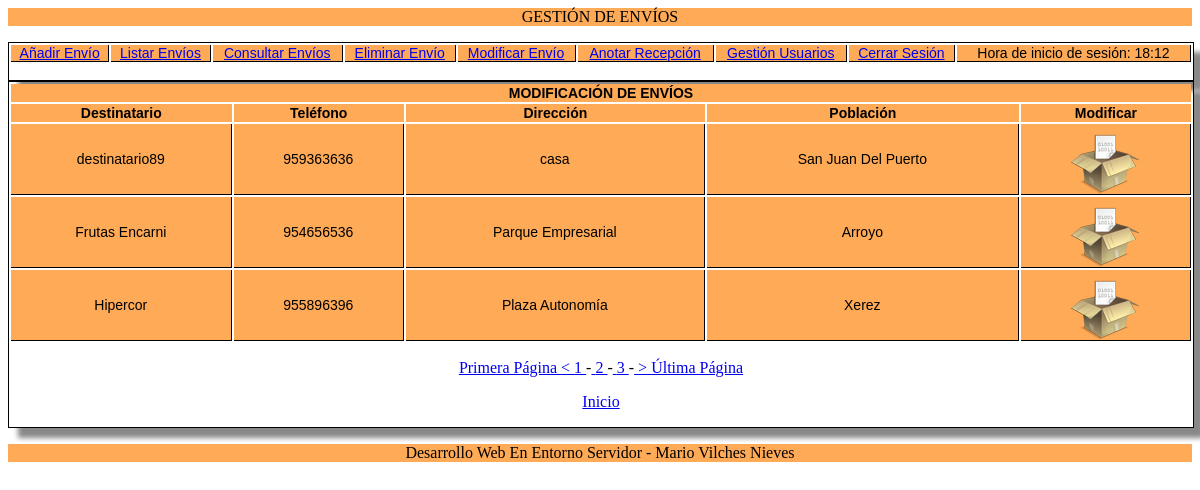
Page /index.php?action=modificar&pag=2 (signed in) on the committed database.
### tables this page shows
CREATE TABLE IF NOT EXISTS `envio` (
`cod_envio` tinyint(4) NOT NULL,
  `destinatario` varchar(40) NOT NULL,
  `telefono` varchar(9) NOT NULL,
  `direccion` varchar(40) DEFAULT NULL,
  `poblacion` varchar(30) NOT NULL,
  `postal` varchar(5) NOT NULL,
  `provincia` char(2) NOT NULL,
  `email` varchar(30) NOT NULL,
  `estado` varchar(15) DEFAULT NULL,
  `creacion` date NOT NULL,
  `entrega` date NOT NULL,
  `observaciones` varchar(90) DEFAULT NULL
);

### app/models/clase_DB.php (called while the page is built, shortened)
<?php
Class Db {
	private $link;
	static $_instance;
	public static function getInstance(){
		if (!(self::$_instance instanceof self)){
			self::$_instance=new self();
		}
		return self::$_instance;
	}
	private function Conectar($conf)
	{
		$this->link=new mysqli($conf['servidor'], $conf['usuario'], $conf['password']);
		$this->link->select_db($conf['base_datos']);
		$this->link->query("SET NAMES 'utf8'");
	}
	public function Consulta($sql)
	{
		$this->result=$this->link->query($sql);
		return $this->result;
	}
	public function LeeRegistro($result=NULL)
	{
		$this->regActual=$result->fetch_array();
		return $this->regActual;
	}
}

### app/models/clase_envios.php (called while the page is built, shortened)
<?php
include_once 'clase_DB.php';
class ClaseEnvios
{
private $instancia_conexion;
	public function __construct()
	{
		$this->instancia_conexion=Db::getInstance();
	}
	public function numero_envios(){
		$sql_envios = "select count(*) as total from envio;";
		$stmt2 = $this->instancia_conexion->Consulta($sql_envios);
		while ($registro = $this->instancia_conexion->LeeRegistro($stmt2))
		{
			$num_envios[]=$registro['total'];
		}
		return $num_envios;
	}
	public function ListarRango($inicio, $cantidad){
		$sql_envios = $sql_envios ='select *,tbl_provincias.nombre as prov from envio,tbl_provincias where envio.provincia=tbl_provincias.cod order by envio.destinatario limit '.$inicio.','.$cantidad.';';
		$stmt2 = $this->instancia_conexion->Consulta($sql_envios);
		while ($registro = $this->instancia_conexion->LeeRegistro($stmt2))
		{
			$envios[]=$registro;
		}
		return $envios;
	}
}

### app/views/modificar_envios.php (the view)
<div class="tabla">
	<table>
		<tr><th colspan="5">MODIFICACIÓN DE ENVÍOS</th></tr>
		<tr><th>Destinatario</th><th>Teléfono</th><th>Dirección</th><th>Población</th><th>Modificar</th></tr>
		<?php foreach ($envios as $envio): ?>
 			<tr>
   			<td><?php echo $envio['destinatario'] ?></td>
   			<td><?php echo $envio['telefono'] ?></td>
   			<td><?php echo $envio['direccion'] ?></td>
   			<td><?php echo $envio['poblacion'] ?></td>
   			<td><a href="index.php?action=envio_modificar&id=<?php echo $envio['cod_envio']; ?>"><img src="Assets/img/modificar.png"/></a></td>
 			</tr>
		<?php endforeach; ?>
	</table>
	<p align="center"><?php $this->MuestraPaginador($numPag, $totalPaginas, $fichero); ?></p>
	<p align="center"><a href="index.php">Inicio</a></p>
</div>

### index.php (shortened to what this page needs)
<?php
include_once 'app/controllers/FrontalCtrl.php';
if (isset($_SESSION['dentro']))
{
	include 'app/views/top_page.php';
	include 'app/views/encabezado.php';
	$controlador_frontal=new FrontalCtrl();
	$controlador_frontal->Run();
include('app/views/pie.php');
}
else
{
	$controlador_frontal=new FrontalCtrl();
	$controlador_frontal->Run();
}

### app/views/top_page.php (shortened to what this page needs)
<html>
<head>
	<LINK href='Assets/css/estilo.css' type=text/css rel=stylesheet>
	<LINK href='Assets/css/estilo2.css' type=text/css rel=stylesheet>
</head>
<body>
<div id="wrapper">

### app/views/encabezado.php
<div id="encabezado" class="encabezado" align="center">
<p>GESTIÓN DE ENVÍOS</p>
</div>
	<div class="tabla">
		<form id="form1" name="menu" method="post" action="controlador_mostrar.php">
			<table>
				<tr>
					<td><a href="index.php?action=nuevo">Añadir Envío</a></td>
					<td><a href="index.php?action=listar">Listar Envíos</a></td>
					<td><a href="index.php?action=consultar">Consultar Envíos</a></td>
					<td><a href="index.php?action=borrar">Eliminar Envío</a></td>
					<td><a href="index.php?action=modificar">Modificar Envío</a></td>
					<td><a href="index.php?action=recepcion">Anotar Recepción</a></td>
					<td><a href="index.php?action=gestion_usuarios">Gestión Usuarios</a></td>
					<td><a href="index.php?action=cerrar">Cerrar Sesión</a></td>
					<td><?php echo ("Hora de inicio de sesión: ".$_SESSION['tiempo'])?></td>
				</tr>
			</table>
		</form>
	</div>

### app/controllers/FrontalCtrl.php (shortened to what this page needs)
<?php
include_once 'app/models/clase_envios.php';
include_once 'app/controllers/EnviosCtrl.php';
class FrontalCtrl
{
	public function Run()
	{
		$map = array(
				'menu' => array('controller' =>'EnviosCtrl', 'action' =>'Menu'),
				'nuevo' => array('controller' =>'EnviosCtrl', 'action' =>'Nuevo'),
				'listar' => array('controller' =>'EnviosCtrl', 'action' =>'Listar'),
				'borrar' => array('controller' =>'EnviosCtrl', 'action' =>'Borrar'),
				'confirmar' => array('controller' =>'EnviosCtrl', 'action' =>'ConfirmarBorrado'),
				'consultar' => array('controller' =>'EnviosCtrl', 'action' =>'Consultar'),
				'recepcion' => array('controller' =>'EnviosCtrl', 'action' =>'Recepcion'),
				'nueva_recepcion' => array('controller' =>'EnviosCtrl', 'action' =>'NuevaRecepcion'),
				'modificar' => array('controller' =>'EnviosCtrl', 'action' =>'Modificar'),
				'envio_modificar' => array('controller' =>'EnviosCtrl', 'action' =>'EnvioModificar'),
				'login' => array('controller' =>'UsuarioCtrl', 'action' =>'CargarLogin'),
				'validar' => array('controller' =>'UsuarioCtrl', 'action' =>'Validar'),
				'gestion_usuarios' => array('controller' =>'UsuarioCtrl', 'action' =>'GestionUsuarios'),
				'nuevo_usuario' => array('controller' =>'UsuarioCtrl', 'action' =>'NuevoUsuario'),
				'confirmar_borrado_usu' => array('controller' =>'UsuarioCtrl', 'action' =>'ConfirmarBorradoUsu'),
				'usuario_modificar' => array('controller' =>'UsuarioCtrl', 'action' =>'UsuarioModificar'),
				'cerrar' => array('controller' =>'UsuarioCtrl', 'action' =>'Cerrar')
		);
		if (isset($_GET['action'])) {
			if (isset($map[$_GET['action']])) {
				$ruta = $_GET['action'];
			} else {
				header('Status: 404 Not Found');
				echo '<html><body><h1>Error 404: No existe la ruta <i>' .
						$_GET['ctl'] .
						'</p></body></html>';
				exit;
			}
		}
		$controlador = $map[$ruta];
		if (method_exists($controlador['controller'],$controlador['action'])) {
			call_user_func(array(new $controlador['controller'], $controlador['action']));
		}
	}
}

### app/controllers/EnviosCtrl.php (shortened to what this page needs)
<?php
class EnviosCtrl
{
	private $OperacionEnvios;
	public function __construct(){
		$this->OperacionEnvios=new ClaseEnvios();
	}
	public function CalcularPagina($fichero){
		if (isset($_GET['pag'])){
			$numPag=$_GET['pag'];
		}
		else {
			$numPag=1;
		}
		$totalRegistros = $this->OperacionEnvios->numero_envios();
		$registrosPagina = 3;
		$totalPaginas=ceil($totalRegistros[0]/$registrosPagina);
		$numRegInicio=($numPag-1)*$registrosPagina;
		$envios = $this->OperacionEnvios->ListarRango($numRegInicio, $registrosPagina);
		$datos['envios'] = $envios;
		$datos['numPag'] = $numPag;
		$datos['totalPaginas'] = $totalPaginas;
		return $datos;
	}
	function MuestraPaginador($pag_actual, $nPags, $url){
		echo $this->EnlaceAPagina($url, 1, 'Primera Página');
		if($pag_actual>1)
		{
			echo $this->EnlaceAPagina($url, $pag_actual-1, '<');
		}
		for($pag=1; $pag<=$nPags; $pag++)
		{
		echo $this->EnlaceAPagina($url, $pag, $pag);
		echo "-";
		}
		if($pag_actual<$nPags)
		{
			echo $this->EnlaceAPagina($url, $pag_actual+1, '>');
		}
		echo $this->EnlaceAPagina($url, $nPags, 'Última Página');
	}
	function EnlaceAPagina($url, $pag, $texto)
	{
		return '<a href=" '.$url.'&pag='.$pag.' " id="linkPaginador" >'.'  '.$texto.'  '.'</a> ';
	}
	public function Modificar()
	{
		$fichero = 'index.php?action=modificar';
		$datos = $this->CalcularPagina($fichero);
		$envios = $datos['envios'];
		$numPag = $datos['numPag'];
		$totalPaginas = $datos['totalPaginas'];
		include 'app/views/modificar_envios.php';
	}
}

### app/views/pie.php
<div id="footer" class="footer">
<p align="center">Desarrollo Web En Entorno Servidor - Mario Vilches Nieves</p>
</div>
</div>
</body>
</html>

### Assets/css/estilo.css (style rules this page uses)
.tabla { margin:0px;padding:0px; width:100%; box-shadow: 10px 10px 5px #888888; border:1px solid #000000; }
.tabla table { width:100%; }
.tabla tr,td { background-color:#ffaa56; border:1px solid #000000; border-width:0px 1px 1px 0px; text-align:center; padding:0px; font-size:14px; font-family:Arial; font-weight:normal; color:#000000; }
.footer { background-color:#ffaa56; }

### Assets/css/estilo2.css (style rules this page uses)
.tabla { margin:0px;padding:0px; width:100%; box-shadow: 10px 10px 5px #888888; border:1px solid #000000; }
.tabla table { width:100%; }
.tabla tr,td { background-color:#ffaa56; border:1px solid #000000; border-width:0px 1px 1px 0px; text-align:center; padding:0px; font-size:14px; font-family:Arial; font-weight:normal; color:#000000; }
.footer { background-color:#ffaa56; }
.encabezado { background-color:#ffaa56; }

### rows in the picture
envio: destinatario "destinatario89", telefono "959363636", direccion "casa", poblacion "San Juan Del Puerto"
envio: destinatario "Frutas Encarni", telefono "954656536", direccion "Parque Empresarial", poblacion "Arroyo"
envio: destinatario "Hipercor", telefono "955896396", direccion "Plaza Autonomía", poblacion "Xerez"

### other values in the picture
$_SESSION['tiempo'] "18:12"
$texto "Primera Página < > Última Página"
$texto "1"
$texto "2"
$texto "3"
